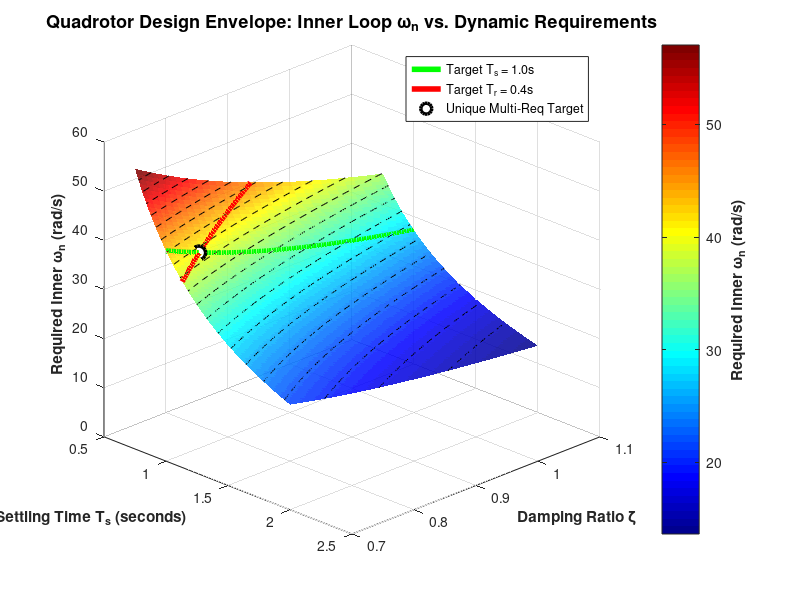

Write the MATLAB code that produced this figure.
%% REQ-Dyn-03 (Updated with Rise Time Calculations)
% Finding natural frequencies, damping ratios, and rise times
clear all; close all; clc;

%% KEY VARIABLES
%%--------------
ts_target = 1.0; 
tr_target = 0.4;
sep = 10.0;
%%--------------

N = 100;
g = 9.81; % m/s^2
% Range of damping ratios and settling times
zeta = linspace(0.7,1.1,N);
ts = linspace(0.75,2.0,N);
p = 0.05; % Percent (want within 95% so 5% error)
[TS, ZETA] = meshgrid(ts, zeta);

Omega_n_mid = -log(p) ./ (ZETA .* TS);

% Inner loop targets
Omega_n_inner_rps = Omega_n_mid * sep;      % in radians per second
% Omega_n_inner_rps = Omega_n_mid * 5.0;      % in radians per second
Omega_n_inner_hz  = Omega_n_inner_rps / (2 * pi); % in Hertz

% --- NEW: Calculate the Mid Velocity Loop Rise Time across the mesh ---
% Using standard second-order approximation: Tr = (0.8 + 0.6*zeta + 0.6*zeta^2) / wn
TR_mid = (0.8 + 0.6.*ZETA + 0.6.*ZETA.^2) ./ Omega_n_mid;
% ----------------------------------------------------------------------

% Motor limitations: frequency response limits (bandwidth limits)
risky_ceiling_rps = 400*2*pi/10; % rad/s

% Plotting
figure('Position', [100, 100, 1000, 650]);
surf_handle = surf(TS, ZETA, Omega_n_inner_rps, 'EdgeColor', 'none', 'FaceAlpha', 0.85,'HandleVisibility','off');
hold on;
contour3(TS, ZETA, Omega_n_inner_rps, 20, 'k--','HandleVisibility','off');

[TS_mesh, ZETA_mesh] = meshgrid(ts, zeta);
z_risky   = risky_ceiling_rps * ones(size(TS_mesh));

% Mesh plane representing the vibration threshold limit
% mesh(TS_mesh, ZETA_mesh, z_risky, 'FaceColor', 'y', 'EdgeColor', 'none', 'FaceAlpha', 0.75, 'DisplayName', 'High Noise/Vibration Threshold (40 rad/s)');

% --- VISUAL BOUNDARIES & REQUIREMENTS ISOLATION ---

% 1. Target Settling Time Limit (Ts = 1.0s) Line
ts_line = ts_target * ones(size(zeta));
zeta_line = zeta;
omega_line_ts = (-log(p) ./ (zeta_line .* ts_target)) * sep; 
% omega_line_ts = (-log(p) ./ (zeta_line .* ts_target)) * 5.0; 
plot3(ts_line, zeta_line, omega_line_ts, 'g-', 'LineWidth', 4, 'DisplayName', 'Target T_s = 1.0s');

% 2. NEW: Target Rise Time Limit (Tr = 0.4s) Line
% To find where Tr = 0.4s, we rearrange: wn_mid = (0.8 + 0.6*zeta + 0.6*zeta^2) / Tr
omega_mid_tr_line = (0.8 + 0.6.*zeta + 0.6.*zeta.^2) ./ tr_target;
omega_inner_tr_line = omega_mid_tr_line * sep; % Scale up to inner loop axis
% omega_inner_tr_line = omega_mid_tr_line * 5.0; % Scale up to inner loop axis
% Solve for the matching Ts coordinates to plot it properly on our X-axis mesh:
% Ts = -log(0.05) / (zeta * wn_mid)
ts_tr_line = -log(p) ./ (zeta .* omega_mid_tr_line);

% Filter line to only plot within our visible X-axis limits
valid_tr_plot = (ts_tr_line >= 0.75) & (ts_tr_line <= 2.0);
plot3(ts_tr_line(valid_tr_plot), zeta(valid_tr_plot), omega_inner_tr_line(valid_tr_plot), ...
      'r-', 'LineWidth', 4, 'DisplayName', 'Target T_r = 0.4s');

%% --- FINDING AND PLOTTING THE EXACT INTERSECTION POINT ---
% The point where Ts = 1.0s and Tr = 0.4s meet mathematically
opt_ts = ts_target;
opt_tr = tr_target;

% Analytical ratio formula: Tr/Ts = zeta * (0.8 + 0.6*zeta + 0.6*zeta^2) / -log(p)
target_ratio = opt_tr / opt_ts;
zeta_fine = linspace(0.7, 1.1, 1000);
ratio_model = (zeta_fine .* (0.8 + 0.6.*zeta_fine + 0.6.*zeta_fine.^2)) / -log(p);
[~, min_idx] = min(abs(ratio_model - target_ratio));

opt_zeta = zeta_fine(min_idx);
opt_wn_mid = -log(p) / (opt_zeta * opt_ts);
opt_wn_inner = opt_wn_mid * sep;
% opt_wn_inner = opt_wn_mid * 5.0;

% Plot the intersection dot
plot3(opt_ts, opt_zeta, opt_wn_inner, 'ko', 'MarkerFaceColor', 'w', 'MarkerSize', 10, 'LineWidth', 2.5, 'DisplayName', 'Unique Multi-Req Target');

% --- FORMATTING ---
colormap(jet);
colorbar_handle = colorbar;
ylabel(colorbar_handle, 'Required Inner \omega_n (rad/s)', 'FontSize', 11, 'FontWeight', 'bold');

title('Quadrotor Design Envelope: Inner Loop \omega_n vs. Dynamic Requirements', 'FontSize', 13, 'FontWeight', 'bold');
xlabel('95% Velocity Settling Time T_s (seconds)', 'FontSize', 11, 'FontWeight', 'bold');
ylabel('Damping Ratio \zeta', 'FontSize', 11, 'FontWeight', 'bold');
zlabel('Required Inner \omega_n (rad/s)', 'FontSize', 11, 'FontWeight', 'bold');

legend('Location', 'northeast');
zlim([0, 60]);
xlim([0.5, 2.5]);
view(45, 25); 
grid on;

%% Calcualting Gains (Inner, Mid, Outer)
% =========================================================================
% MATHEMATICALLY TUNED CONTROL GAINS (T_s = 1.0s, T_r = 0.4s Corridor)
% =========================================================================
% Vehicle Constant Definitions
m = 872.10 / 1000; % 0.8721 kg
g = 9.81;          % m/s^2

% Full Inertia Tensor Matrix
Ixx = 40973.01 * 1e-7; % 0.0040973 kg*m^2
Iyy = 75297.41 * 1e-7; % 0.0075297 kg*m^2
Izz = 41206.15 * 1e-7; % 0.0041206 kg*m^2

% Transpose/Parallel Axis effects disappear at CoM. Off-diagonals are negligible.
Ixy = -215.54  * 1e-7; 
Ixz =  387.34  * 1e-7; 
Iyz =  684.91  * 1e-7; 

J = [ Ixx, Ixy, Ixz; 
      Ixy, Iyy, Iyz; 
      Ixz, Iyz, Izz ];
J_inv = inv(J);

% Primary Base Multipliers derived from your optimal surface point
wn_inner   = opt_wn_inner; 
zeta_inner = opt_zeta;
Kp_mult = wn_inner^2;               % 
Kd_mult = 2 * zeta_inner * wn_inner; % 

Kpphi = Kp_mult / J_inv(1,1);     
Kdphi = Kd_mult / J_inv(1,1);     
Kiphi = Kpphi * 0.05;              

Kptheta = Kp_mult / J_inv(2,2);   
Kdtheta = Kd_mult / J_inv(2,2);   
Kitheta = Kptheta * 0.05;          

% =========================================================================
% 1. VERTICAL LOOP: Altitude (z) Control Gains
% =========================================================================
% Dynamic Model: Newton's Second Law -> m * z_ddot = F_thrust
% Controller Type: PID over Acceleration
% Characteristic Equation: s^2 + (Kdz/m)*s + (Kpz/m) = 0
% Standard Second-Order Template Matching:
%   - Proportional Gain: Kpz = wn_z^2 * m
%   - Derivative Gain:   Kdz = 2 * zeta_z * wn_z * m
%   - Integral Gain:     Kiz = 10% of Kpz (steady-state error compensation)
% =========================================================================

zeta_z = 1.0; % critically damped
wn_z = wn_inner / 10;
Kpz = (wn_z^2) * m;               
Kdz = (2 * zeta_z * wn_z) * m;     
% Kiz = Kpz * 0.05;
Kiz = 0.0;

Jzz = 1 / J_inv(3,3);
Jxx = 1 / J_inv(1,1);
Jyy = 1 / J_inv(2,2);
mean_translational_inertia = (Jxx + Jyy) / 2;
% =========================================================================
% 2. INNER LOOP: Yaw Rotation (psi) Control Gains
% =========================================================================
% Dynamic Model: Rotational Rigid Body -> Jzz * psi_ddot = Torque_yaw
% Controller Type: PID over Angular Acceleration
% Characteristic Equation: s^2 + (Kdpsi/Jzz)*s + (Kppsi/Jzz) = 0
% Standard Second-Order Template Matching (Note: Jzz = 1 / J_inv(3,3)):
%   - Proportional Gain: Kppsi = wn_yaw^2 * Jzz
%   - Derivative Gain:   Kdpsi = 2 * zeta_yaw * wn_yaw * Jzz
%   - Integral Gain:     Kipsi = 10% of Kppsi (aerodynamic drag rejection)
% =========================================================================

wn_yaw = wn_inner;
zeta_yaw = 1.0;
Kppsi = (wn_yaw^2) / J_inv(3,3);  
Kdpsi = (2 * zeta_yaw * wn_yaw) / J_inv(3,3); 
Kipsi = Kppsi * 0.05;

% =========================================================================
% 3. MID LOOP: Translational Velocity (u, v) Control Gains
% =========================================================================
% Dynamic Model: Small-Angle Horizontal Acceleration -> u_dot = -g * theta
% Controller Type: PI over Velocity (Outputs Target Pitch/Roll Angle)
% Characteristic Equation (Time Derivative of Plant): s^2 + (g * Kpu)*s + (g * Kdu) = 0
% Standard Second-Order Template Matching (Note: Role of P and D are inverted):
%   - Proportional Gain: Kpu = (2 * zeta_mid * wn_mid) / g  (Acts as damping)
%   - Derivative Gain:   Kdu = wn_mid^2 / g                 (Acts as stiffness)
%   - Integral Gain:     Kiu = 10% of Kpu                   (Wind/bias rejection)
% =========================================================================

wn_mid = wn_inner / sep;
% wn_mid = wn_inner / 5.0;
zeta_mid = 1.0; 

Kpu = (2 * zeta_mid * wn_mid) / g; 
Kpv = Kpu;
Kdu = (wn_mid^2) / g;              
Kdv = Kdu;
Kiu = Kpu * 0.05;
Kiv = Kiu;

% =========================================================================
% 4. OUTER LOOP: Spatial Position (x, y) Control Gains
% =========================================================================
% Kinematic Model: Pure Geometric Integration -> x_dot = u
% Controller Type: P (with weak I) over Kinematics (Outputs Target Velocity)
% Characteristic Equation: s + Kpx = 0
% Standard First-Order Template Matching (No mass/inertia required):
%   - Proportional Gain: Kpx = wn_outer
%   - Integral Gain:     Kix = 10% of Kpx (drifting error compensation)
% =========================================================================

% wn_outer = wn_mid / 5.0;
wn_outer = wn_mid / sep;

Kpx = wn_outer;                    
Kpy = Kpx;
Kix = Kpx * 0.05;
Kiy = Kix;

% =========================================================================
% EXPANDED VERIFICATION PRINT STATEMENT
% =========================================================================
fprintf('\n===================================================================\n');
fprintf('        HIGH-FIDELITY FLIGHT CONTROLLER GAIN VERIFICATION MATRIX    \n');
fprintf('     Requirements Targets Met: Settling Time = 1.0s, Rise Time = 0.4s \n');
fprintf('===================================================================\n\n');

fprintf('  [LAYER 1: INNERMOST ATTITUDE & HEAVE RATES]\n');
fprintf('  ---------------------------------------------------------------\n');
fprintf('  Roll (phi)   ->  Kp = %10.5f,  Ki = %10.5f,  Kd = %10.5f\n', Kpphi, Kiphi, Kdphi);
fprintf('  Pitch (theta)->  Kp = %10.5f,  Ki = %10.5f,  Kd = %10.5f\n', Kptheta, Kitheta, Kdtheta);
fprintf('  Yaw (psi)    ->  Kp = %10.5f,  Ki = %10.5f,  Kd = %10.5f\n', Kppsi, Kipsi, Kdpsi);
fprintf('  Altitude (Z) ->  Kp = %10.5f,  Ki = %10.5f,  Kd = %10.5f\n\n', Kpz, Kiz, Kdz);

% fprintf('  [LAYER 2: TRANSLATIONAL VELOCITY LOOP (10x Time-Scale Separation)]\n');
fprintf('  [LAYER 2: TRANSLATIONAL VELOCITY LOOP (10x Time-Scale Separation)]\n');
fprintf('  ---------------------------------------------------------------\n');
% fprintf('  U Velocity   ->  Kp = %10.5f,  Ki = %10.5f,  Kd = %10.5f\n', Kpu, Kiu, Kdu);
% fprintf('  V Velocity   ->  Kp = %10.5f,  Ki = %10.5f,  Kd = %10.5f\n\n', Kpv, Kiv, Kdv);
fprintf('  U Velocity   ->  Kp = %10.5f\n',Kpu);
fprintf('  V Velocity   ->  Kp = %10.5f\n',Kpv);

% fprintf('  [LAYER 3: OUTERMOST SPATIAL NAVIGATION (100x Separation Corridor)]\n');
fprintf('  [LAYER 3: OUTERMOST SPATIAL NAVIGATION (100x Separation Corridor)]\n');
fprintf('  ---------------------------------------------------------------\n');
fprintf('  X Position   ->  Kp = %10.5f\n',Kpx);
fprintf('  Y Position   ->  Kp = %10.5f\n',Kpy);
fprintf('===================================================================\n');
